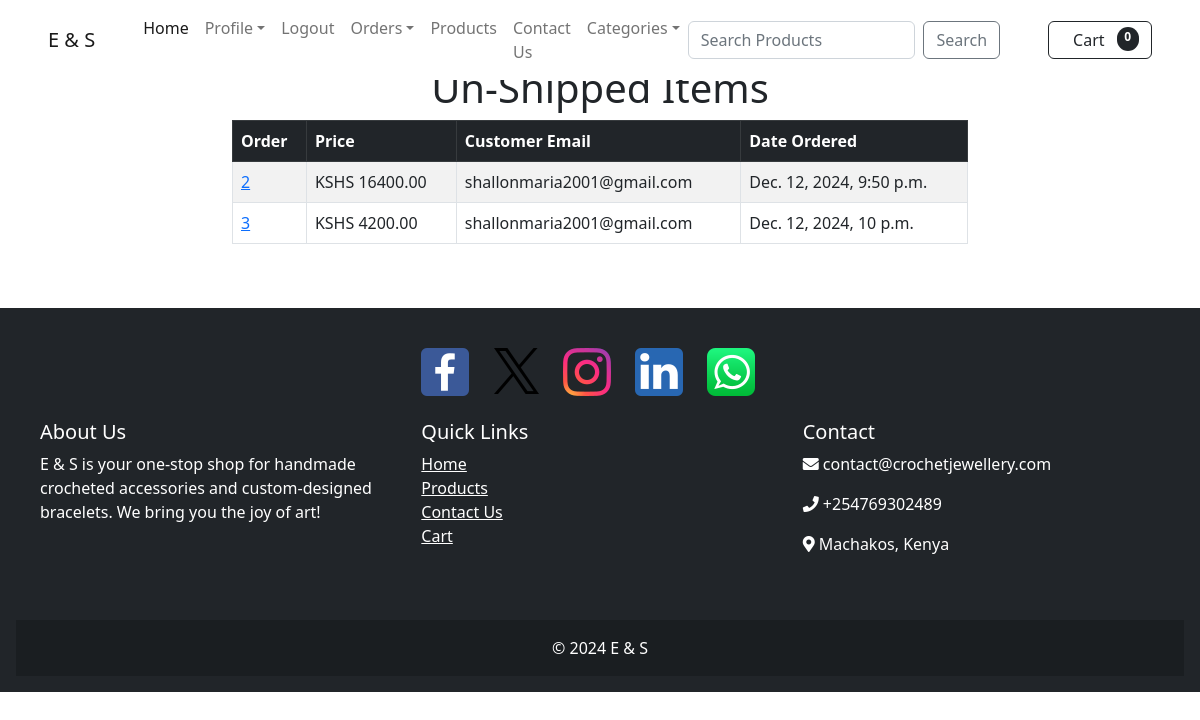
Page /payment/not_shipped_dash (signed in) on the committed database.
### payment/models.py (models this page shows, shortened)
class Order(models.Model):
    user = models.ForeignKey(
        User,
        on_delete=models.CASCADE,
        null=True,
        blank=True,
    )
    full_name = models.CharField(max_length=100)
    email = models.EmailField(max_length=100)
    shipping_address = models.TextField(max_length=15000)
    amount_paid = models.DecimalField(decimal_places=2, max_digits=10)
    date_ordered = models.DateTimeField(auto_now_add=True)
    shipped = models.BooleanField(default=False)
    date_shipped = models.DateTimeField(blank=True, null=True)

### payment/views.py (the view)
# urls.py: path('not_shipped_dash', views.not_shipped_dash, name='not_shipped_dash'),
def not_shipped_dash(request):
    if request.user.is_authenticated and request.user.is_superuser:
        orders = Order.objects.filter(shipped=False)
        return render(request, 'payment/not_shipped_dash.html', {'orders': orders})
    else:
        messages.error(request, "Access Denied!!")
        return redirect('home')

### cart/cart.py (called while the page is built)
    def __len__(self):
        return len(self.cart)

### cart/context_processors.py (called while the page is built)
def cart(request):
    return {'cart': Cart(request)}

### payment/templates/payment/not_shipped_dash.html (shortened to what this page needs)
{% extends 'master.html' %}
{% block content %}
    <div class="container mb-5">
    <div class="row">
        <div class="col-8 m-auto">
            <h1 class="text-center">Un-Shipped Items</h1>
            <table class="table table-striped table-hover table-bordered">
                <thead class="table-dark">
                <tr>
                    <th scope="col">Order</th>
                    <th scope="col">Price</th>
                    <th scope="col">Customer Email</th>
                    <th scope="col">Date Ordered</th>
                </tr>
                </thead>
                <tbody>
                {% for item in orders %}
                <tr>
                    <td><a href="{% url 'orders' item.id %}">{{ item.id }}</a></td>
                    <td>KSHS {{ item.amount_paid }}</td>
                    <td>{{ item.email }}</td>
                    <td>{{ item.date_ordered }}</td>
                </tr>
                {% endfor %}
                </tbody>
            </table>
        </div>
    </div>
    </div>
{% endblock %}

### rows in the picture
Order: id "2", amount_paid "16400.00", email "shallonmaria2001@gmail.com", date_ordered "Dec. 12, 2024, 9:50 p.m."
Order: id "3", amount_paid "4200.00", email "shallonmaria2001@gmail.com", date_ordered "Dec. 12, 2024, 10 p.m."

### other values in the picture
{{ cart|length }} "0"
